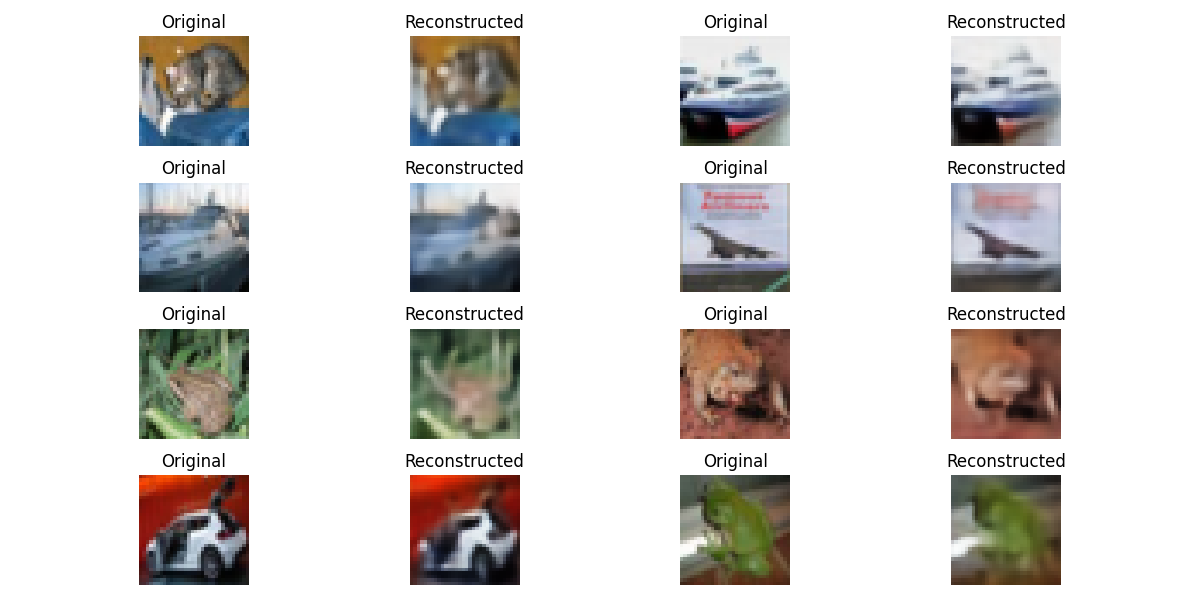

The script that saved this image:
import os
import json
from networkx import sigma
import torch
import torchsummary
import torchvision
from torch import nn
from torchvision import datasets, transforms
from utils import show_images
import matplotlib.pyplot as plt

def prepare_cifar10_training_data(normalize=False):
    transform = transforms.Compose([
        transforms.ToTensor(), # converts the pixel to [0, 1]
        transforms.Normalize((0.4915, 0.4823, 0.4468), (0.2470, 0.2435, 0.2616)) if normalize else transforms.Lambda(lambda x: x)
    ])
    data_path = './CIFAR10_data/'
    trainset = datasets.CIFAR10(data_path, train=True,  download=True, transform=transform)
    trainloader = torch.utils.data.DataLoader(trainset, batch_size=64, shuffle=True)
    return trainloader

def prepare_cifar10_test_data(normalize=False):
    transform = transforms.Compose([
        transforms.ToTensor(),
        transforms.Normalize((0.4915, 0.4823, 0.4468), (0.2470, 0.2435, 0.2616)) if normalize else transforms.Lambda(lambda x: x)
    ])
    data_path = './CIFAR10_data/'
    testset = datasets.CIFAR10(data_path, train=False,  download=True, transform=transform)
    testloader = torch.utils.data.DataLoader(testset, batch_size=64, shuffle=False)
    return testloader


def conv_block(in_channels, out_channels, kernel_size=4, stride=2, padding=1, normalization=False):
    layers = [
        nn.Conv2d(in_channels, out_channels, kernel_size, stride, padding),
    ]
    if normalization:
        layers.append(nn.BatchNorm2d(out_channels))
    layers.append(nn.LeakyReLU(0.2, inplace=True))
    return nn.Sequential(*layers)

def transpose_conv_block(in_channels, out_channels, kernel_size=4, stride=2, padding=1, output_padding=0, with_act=True):
    layers = [
        nn.ConvTranspose2d(in_channels, out_channels, kernel_size, stride, padding, output_padding=output_padding),
    ]
    if with_act:
        layers += [nn.BatchNorm2d(out_channels), nn.ReLU()]
    return nn.Sequential(*layers)

def upsample_block(in_channels, out_channels):
    # Upsample + Conv avoids deconv blur/checkerboard
    return nn.Sequential(
        nn.Upsample(scale_factor=2, mode='nearest'),
        nn.Conv2d(in_channels, out_channels, kernel_size=3, stride=1, padding=1, bias=True),
        nn.LeakyReLU(0.2, inplace=True),
    )

def linear_block(in_features, out_features, relu=False):
    layers = [
        nn.Linear(in_features, out_features),
    ]
    if relu:
        layers.append(nn.ReLU())
    return nn.Sequential(*layers)

class VAEEncoder(nn.Module):
    """
    32x32 -> 16x16 -> 8x8 -> 4x4 -> 2x2
    Channels: 3 -> 64 -> 128 -> 256 -> feature_channels (e.g., 512)
    """
    def __init__(self, in_channels, feature_channels):
        super().__init__()
        self.conv1 = conv_block(in_channels, feature_channels // 8) # (B, 3, 32, 32) -> (B, 64, 16, 16)
        self.conv2 = conv_block(feature_channels // 8, feature_channels // 4) # (B, 64, 16, 16) -> (B, 128, 8, 8)
        self.conv3 = conv_block(feature_channels // 4, feature_channels // 2) # (B, 128, 8, 8) -> (B, 256, 4, 4)
        self.conv4 = conv_block(feature_channels // 2, feature_channels) # (B, 256, 4, 4) -> (B, feature_channels, 2, 2)

    def forward(self, x):
        x = self.conv1(x) # (64, 3, 32, 32) -> (64, 64, 16, 16)
        x = self.conv2(x) # (64, 64, 16, 16) -> (64, 128, 8, 8)
        x = self.conv3(x) # (64, 128, 8, 8) -> (64, 256, 4, 4)
        x = self.conv4(x) # (64, 256, 4, 4) -> (64, 256, 2, 2)
        return x
    
class VAEDecoder(nn.Module):
    """
    2x2 -> 4x4 -> 8x8 -> 16x16 -> 32x32
    Channel path mirrors encoder.
    """
    def __init__(self, feature_channels, out_channels):
        super().__init__()
        self.up1 = upsample_block(feature_channels, feature_channels // 2)  # 2x2 -> 4x4
        self.up2 = upsample_block(feature_channels // 2, feature_channels // 4)   # 4x4 -> 8x8
        self.up3 = upsample_block(feature_channels // 4, feature_channels // 8)   # 8x8 -> 16x16
        self.up4 = upsample_block(feature_channels // 8, feature_channels // 16)   # 16x16 -> 32x32
        self.conv_out = nn.Conv2d(feature_channels // 16, out_channels, kernel_size=3, padding=1, bias=True)
        self.out = nn.Sigmoid() # ensure output is in [0, 1]

    def forward(self, x):
        x = self.up1(x) # (B, 512, 2, 2) -> (B, 256, 4, 4)
        x = self.up2(x) # (B, 256, 4, 4) -> (B, 128, 8, 8)
        x = self.up3(x) # (B, 128, 8, 8) -> (B, 64, 16, 16)
        x = self.up4(x) # (B, 64, 16, 16) -> (B, 32, 32, 32)
        x = self.conv_out(x) # (B, 32, 32, 32) -> (B, 3, 32, 32)
        x = self.out(x)
        return x

class VAE(nn.Module):
    def __init__(self, in_channels=3, 
                 latent_dim=256, 
                 feature_size=2, 
                 feature_channels=512):
        super().__init__()
        self.encoder = VAEEncoder(in_channels=in_channels, feature_channels=feature_channels)
        self.decoder = VAEDecoder(feature_channels=feature_channels, out_channels=in_channels)

        self.latent_dim = latent_dim
        self.feature_size = feature_size
        self.feature_channels = feature_channels
        self.feature_volume = self.feature_channels * self.feature_size * self.feature_size

        self.mu         = linear_block(self.feature_volume, self.latent_dim)
        self.logvar     = linear_block(self.feature_volume, self.latent_dim)
        self.projection = linear_block(self.latent_dim, self.feature_volume)

    def encode(self, x):
        return self.encoder(x)

    def decode(self, z):
        return self.decoder(z)

    def z(self, mu, logvar):
        std = torch.exp(0.5 * logvar)
        eps = torch.randn_like(std)
        return mu + eps * std
    
    def q(self, x):
        # x comes in as (B, Cfeat, 2, 2) from encoder
        x = x.view(x.size(0), -1)  # flatten
        mu = self.mu(x)
        logvar = self.logvar(x)
        return mu, logvar
    
    def forward(self, x):
        x = self.encoder(x)
        mu, logvar = self.q(x)
        z = self.z(mu, logvar)
        z_projected = self.projection(z).view(
            x.size(0),
            self.feature_channels,
            self.feature_size,
            self.feature_size
        )
        y = self.decoder(z_projected)

        return y, mu, logvar

def vae_loss_mse(x, recon_x, mu, logvar):
    # Reconstruction loss
    bs = x.size(0)
    x = x.view(bs, -1)
    recon_x = recon_x.view(bs, -1)
    # per image loss
    recon_loss = nn.functional.mse_loss(recon_x, x, reduction='none').sum(dim=-1) #[Batch]
    
    # KL: sum over latent dim
    # mu, logvar shape: [B, D]
    kld_per_sample = -0.5 * torch.sum(1 + logvar - mu.pow(2) - logvar.exp(), dim=-1)

    loss = (recon_loss + kld_per_sample).mean(dim=0)
    return loss, recon_loss, kld_per_sample

def vae_loss_mse2(x, recon_x, mu, logvar, beta=1e-3):
    # per-image mean MSE (size-invariant)
    per_img_mse = torch.nn.functional.mse_loss(
        recon_x, x, reduction='none'
    ).mean(dim=(1,2,3))                           # [B]

    kld_per_sample = -0.5 * torch.sum(
        1 + logvar - mu.pow(2) - logvar.exp(), dim=1
    )                                             # [B]

    per_sample = per_img_mse + beta * kld_per_sample
    return per_sample.mean(), per_img_mse, kld_per_sample

def vae_loss_bce(x, recon_x, mu, logvar):
    # Reconstruction loss
    recon_loss = nn.BCELoss(size_average=False)(recon_x, x) / x.size(0)
    # KL divergence
    kld_loss = ((mu**2 + logvar.exp() - 1 - logvar) / 2).mean()
    
    loss = recon_loss + kld_loss
    return loss, recon_loss, kld_loss

def vae_loss(x, recon_x, mu, logvar, loss_fn="MSE"):
    if loss_fn == "MSE":
        return vae_loss_mse(x, recon_x, mu, logvar)
    if loss_fn == "MSE_2":
        return vae_loss_mse2(x, recon_x, mu, logvar)
    elif loss_fn == "BCE":
        return vae_loss_bce(x, recon_x, mu, logvar)
    else:
        raise ValueError(f"Unsupported loss function: {loss_fn}")

def train_vae(model,
              epochs = 30,
              lr = 3e-04,
              loss_fn = "MSE"):
    device = get_device()
    model.to(device)
    model.train()
    optimizer = torch.optim.Adam(model.parameters(), lr=lr, eps=1e-5)
    trainLoader = prepare_cifar10_training_data()
    losses = {
        "loss": [],
        "recon_loss": [],
        "kld_loss": []
    }
    for epoch in range(epochs):
        loss = None
        for batch in trainLoader:
            optimizer.zero_grad()
            x = batch[0].to(device)
            recon_x, mu, logvar = model(x)
            # calculate loss
            loss, recon_loss, kld_loss = vae_loss(
                x, 
                recon_x, 
                mu, 
                logvar, 
                loss_fn=loss_fn)
            losses["loss"].append(loss.item())
            losses["recon_loss"].append(recon_loss.mean().item())
            losses["kld_loss"].append(kld_loss.mean().item())
            loss.backward()
            optimizer.step()
        print(
            f"Epoch [{epoch+1}/{epochs}], "
            f"Loss: {loss.item():.4f}, "
            f"Recon Loss: {recon_loss.mean().item():.4f}, "
            f"KLD Loss: {kld_loss.mean().item():.4f}"
        )
    return model, losses

def draw_loss_curve(losses):
    plt.figure(figsize=(12, 4))
    plt.subplot(1, 3, 1)
    plt.plot(losses["loss"])
    plt.xlabel('Iteration')
    plt.ylabel('Total Loss')
    plt.title('VAE Total Loss Curve')
    plt.subplot(1, 3, 2)
    plt.plot(losses["recon_loss"])
    plt.xlabel('Iteration')
    plt.ylabel('Reconstruction Loss')
    plt.title('VAE Reconstruction Loss Curve')
    plt.subplot(1, 3, 3)
    plt.plot(losses["kld_loss"])
    plt.xlabel('Iteration')
    plt.ylabel('KLD Loss')
    plt.title('VAE KLD Loss Curve')
    plt.show()


def sample_vae(model):
    testLoader = prepare_cifar10_test_data()
    with torch.no_grad():
        for batch in testLoader:
            x = batch[0].to("cpu")
            recon_x, _ ,_ = model(x)

            # compare x and recon_x by showing images
            x = x.clamp(0,1).cpu().numpy().transpose(0, 2, 3, 1)
            recon_x = recon_x.clamp(0,1).cpu().numpy().transpose(0, 2, 3, 1)

            x = (x * 255).astype('uint8')
            recon_x = (recon_x * 255).astype('uint8')
            # show original and reconstructed images
            n = 8
            images = []
            titles = []
            for i in range(n):
                images.append(x[i])
                titles.append('Original')
                images.append(recon_x[i])
                titles.append('Reconstructed')
            show_images(images, titles, cols=4, figsize=(12, 6))
            break

def sample_vae2(model, count=32, sigma=0.1, temperature=1.0, loss_fn="MSE"):
    # decode without tracking gradients and return the tensor
    with torch.no_grad():
         z = torch.randn(count, model.latent_dim, device="cpu") * temperature
         if loss_fn == "BCE":
            decode_bernoulli_sample(model, z)
         else:
            decode_gaussian_sample(model, z, sigma=sigma)

def decode_gaussian_sample(model, z, sigma=0.1):
    model.eval()
    with torch.no_grad():
        proj = model.projection(z).view(
            z.size(0), model.feature_channels, model.feature_size, model.feature_size
        )
        mean = model.decode(proj)                        # in [0,1] (Sigmoid in decoder)
        sample = (mean + sigma * torch.randn_like(mean)).clamp(0, 1)
        sample, mean
    
    # both tensors expected in [0,1], shape (B, 3, 32, 32)
    grid_sample = torchvision.utils.make_grid(sample, nrow=8)
    grid_mean   = torchvision.utils.make_grid(mean,   nrow=8)

    # Save to disk
    fname_prefix = f"vae_gaussian_sigma{sigma}"
    torchvision.utils.save_image(grid_sample, f"{fname_prefix}_sample.png")
    torchvision.utils.save_image(grid_mean,   f"{fname_prefix}_mean.png")

    print(f"wrote {fname_prefix}_sample.png and {fname_prefix}_mean.png")
    
def decode_bernoulli_sample(model, z):
    model.eval()
    with torch.no_grad():
        proj = model.projection(z).view(z.size(0), model.feature_channels, model.feature_size, model.feature_size)
        logits = model.decode(proj)                  # raw logits
        p = torch.sigmoid(logits).clamp(0, 1)
        sample = torch.bernoulli(p)                  # 0/1 per pixel
    # 4) Make and save grids
    grid_p = torchvision.utils.make_grid(p, nrow=8)                 # "mean" image
    grid_s = torchvision.utils.make_grid(sample, nrow=8)          # sampled image

    torchvision.utils.save_image(grid_p, f"vae_bernoulli_probs.png")
    torchvision.utils.save_image(grid_s, f"vae_b_sample.png")
    print(f"Saved: vae_bernoulli_probs.png, vae_b_sample.png")


def get_device():
    if torch.backends.mps.is_available():
        return torch.device("mps")
    return torch.device("cuda" if torch.cuda.is_available() else "cpu")

def main():
    trainLoader = prepare_cifar10_training_data()
    batch = next(iter(trainLoader))
    sample = batch[0] #[64, 3, 32, 32]
    print("training sample: ", sample.shape)
    img = sample[0]  #[1, 3, 32, 32]
    print(img.shape)
    print(img.min().item(), img.max().item())

    # model definition
    in_channels = 3
    feature_size = 2
    feature_channels = 512
    latent_dim = 256
    loss_fn = "BCE"
    model = VAE(in_channels=in_channels,
                latent_dim=latent_dim,
                feature_size=feature_size,
                feature_channels=feature_channels)
    # print the model architecture
    torchsummary.summary(model, input_size=(3, 32, 32))

    model_file = f'vae_cifar10.pth'
    if os.path.exists(model_file):
        model.load_state_dict(torch.load(model_file, map_location="cpu"))
        print("Loaded pre-trained model.")
    else:
        epochs = 50
        lr = 3e-04
        model, losses = train_vae(
            model,
            epochs=epochs,
            lr=lr,
            loss_fn=loss_fn
        )
        draw_loss_curve(losses)
        
        # save all hyperparameters in a separate json file
        hyperparams = {
            "epochs": epochs,
            "lr": lr,
            "latent_dim": latent_dim,
            "feature_size": feature_size,
            "feature_channels": feature_channels,
            "loss_fn": loss_fn
        }
        with open(model_file.replace('.pth', '.json'), 'w') as f:
            json.dump(hyperparams, f)

        # save the trained model
        torch.save(model.state_dict(), model_file)

    # Model Inference
    model.to('cpu')
    model.eval()
    sample_vae(model)
    sample_vae2(model, 8, loss_fn=loss_fn)



if __name__ == "__main__":
    main()
